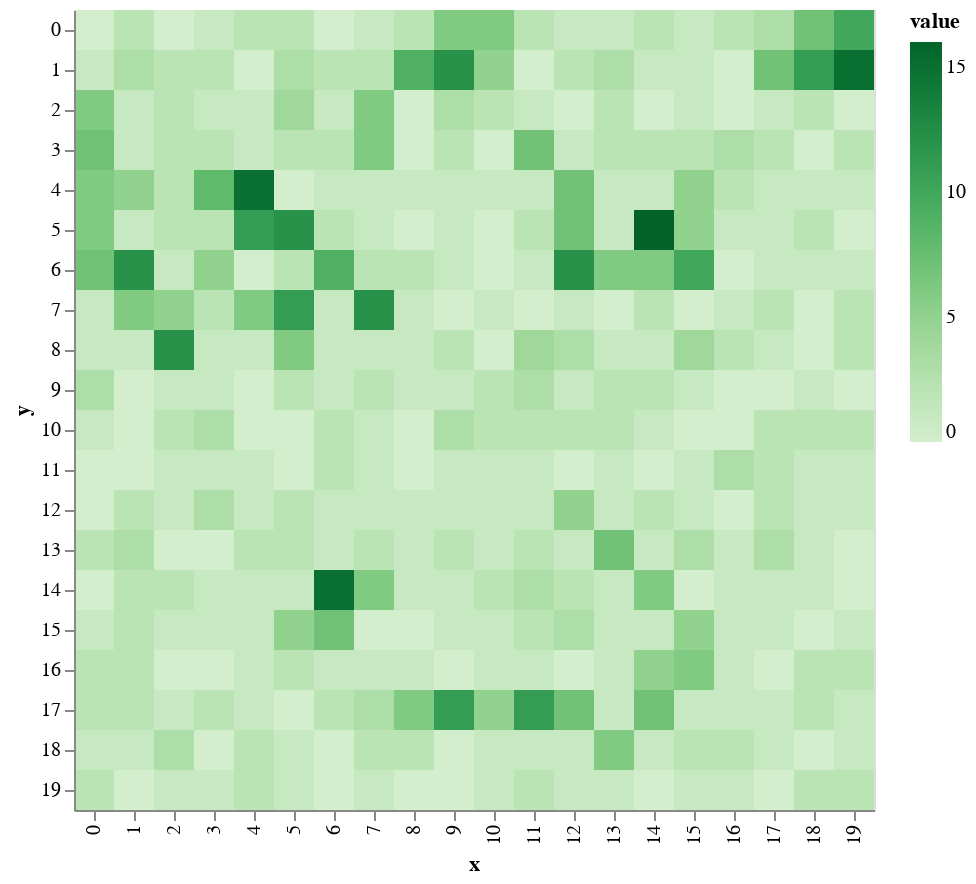

The notebook cell saved with this chart:
### Code cell
drawTerrainHeight(world.matrix)

### Figure 1 — Vega-Lite specification as saved in the notebook (floating-point values rounded to 4 significant figures; data arrays with more than 128 entries replaced by an {"elided": "..."} marker saying what was removed)
{"config": {"view": {"continuousWidth": 400, "continuousHeight": 300}}, "data": {"name": "data-f244794737a345513c7e6ba0e758c7b0"}, "mark": "rect", "encoding": {"color": {"type": "quantitative", "field": "value", "scale": {"scheme": "greens"}}, "x": {"type": "ordinal", "field": "x"}, "y": {"type": "ordinal", "field": "y"}}, "$schema": "https://vega.github.io/schema/vega-lite/v4.8.1.json", "datasets": {"data-f244794737a345513c7e6ba0e758c7b0": {"elided": "400 records"}}}
